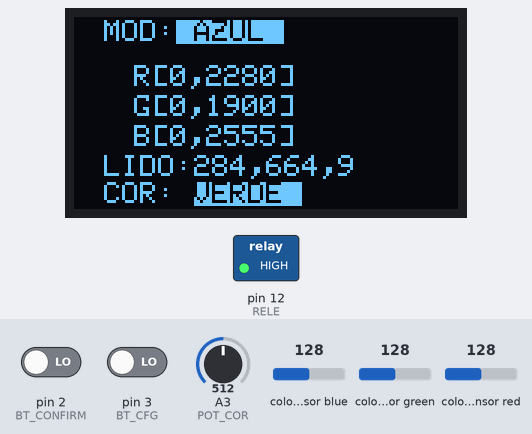
A program run on a simulated Arduino Uno, built with avr-gcc and run on an emulated ATmega328P. Parts: 128×64 one-colour display, switched loads named in the program (green lamp = pin HIGH). Wiring (inferred from the names in the program): TCS3200 colour sensor: output A1; S2 pin 9; S3 pin 10; S0 pin 7; S1 pin 8. The test bench sets the inputs (shaded band); at power-on: colour sensor blue 128, pin 3 (BT_CFG) LOW, A3 (POT_COR) = 512, pin 2 (BT_CONFIRM) LOW, colour sensor green 128, colour sensor red 128. EEPROM starts erased; pins used as bus, display or sensor lines are not drawn.

Above: at 1.3 s.
1.4 s: colour sensor blue set to 162
At 2.6 s:
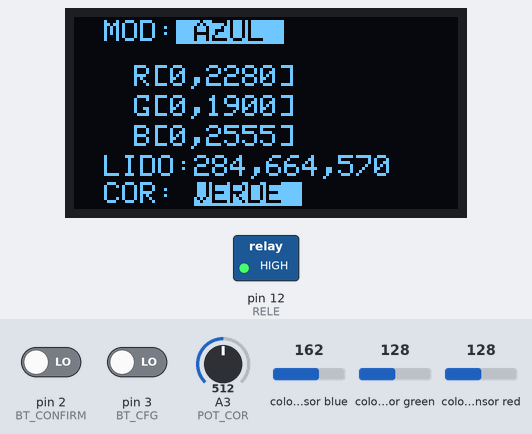
2.9 s: colour sensor blue set to 169
At 3.23 s:
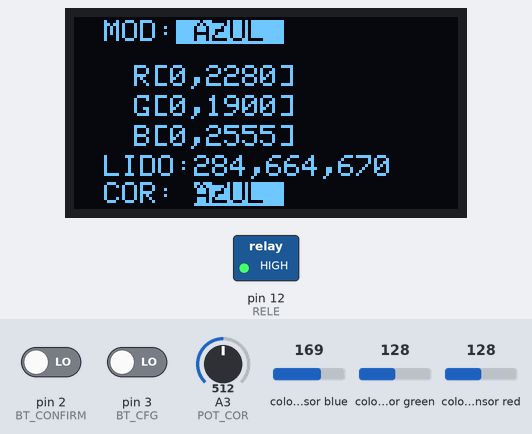
4.9 s: pin 3 (BT_CFG) driven HIGH
At 5.3 s:
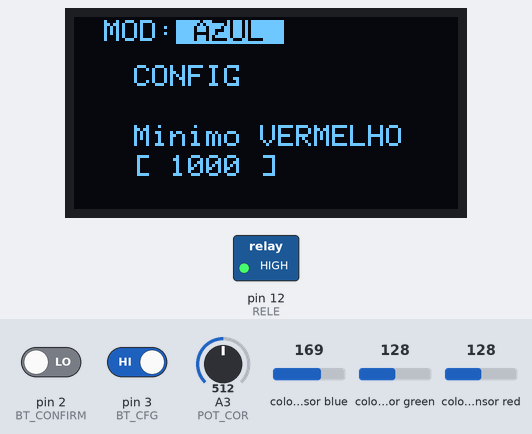
6.4 s: A3 (POT_COR) set to 490
At 7.2 s:
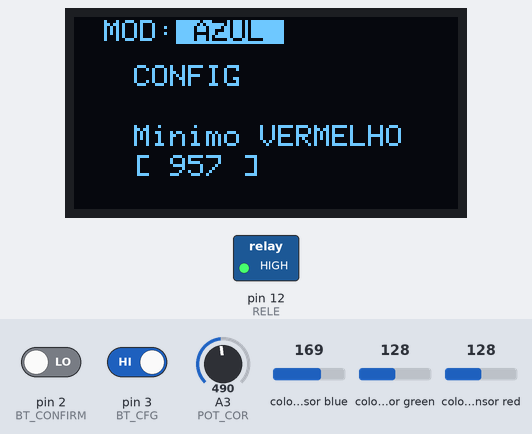
8.0 s: A3 (POT_COR) set to 510
At 9.0 s:
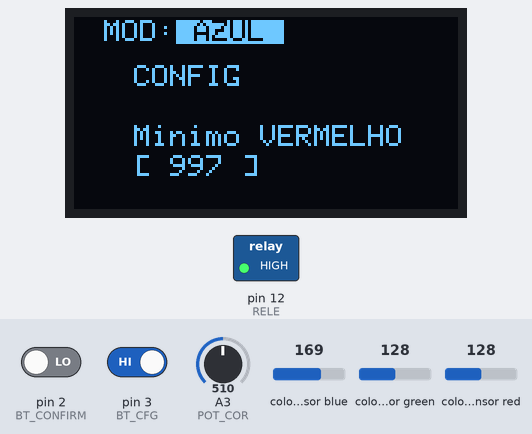
9.6 s: A3 (POT_COR) set to 306
At 10.8 s:
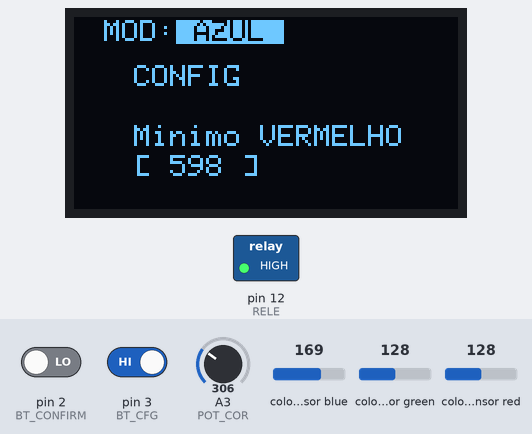
Timing chart, 0 to 12.2 s (numbered marks = the images above; inputs shaded):
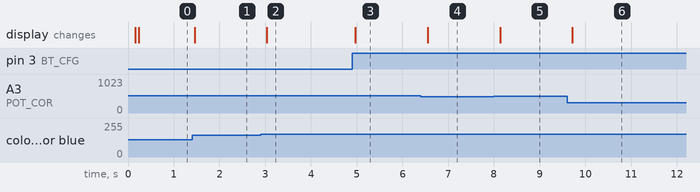

The program:

main.cpp
```cpp
/**
 * Projeto: Sensor de Cor Baseado em Sensor RGB e Arduino para Automação de Esteira Separadora de Tampinhas
 *
 * File: sensor_rgb.ino
 * Author: Charly Batista <charly@virtlabs.com.br>
 * Date: 2024-12-03
 * Version 0.1
 *
 * Descrição:
 * Este projeto implementa um sensor de cor utilizando um módulo RGB integrado a um Arduino, com o objetivo de automatizar uma
 * esteira separadora de tampinhas. Desenvolvido no contexto do curso de Mecatrônica Industrial no Unisenai/SC,
 * este sistema será integrado a CLPs para ampliar sua aplicação em ambientes industriais.
 *
 * O sistema é controlado por uma máquina de estados finitos, que gerencia os seguintes estados operacionais:
 * - **INICIALIZACAO**: Configuração e validação inicial do sensor.
 * - **LEITURA**: Captura e análise da cor das tampinhas.
 * - **CONFIGURACAO VM**: Ajuste para detecção da cor vermelha.
 * - **CONFIGURACAO VD**: Ajuste para detecção da cor verde.
 * - **CONFIGURACAO AZ**: Ajuste para detecção da cor azul.
 * - **RESET**: Retorno ao estado inicial ou reinicialização do sistema.
 *
 * Características principais:
 * - Integração entre sensores RGB e controladores CLP para aplicações industriais.
 * - Implementação modular baseada em máquina de estados finitos para maior controle e flexibilidade.
 * - Capacidade de configuração dinâmica das cores a serem detectadas.
 * - Projeto educativo com foco na automação e eficiência de processos industriais.
 *
 *
 * Este código é fornecido como material didático e está sujeito a modificações para melhorias ou personalizações de acordo com as necessidades do projeto.
 */

#include "esteira.h"
#include "GY31.h"

//
volatile uint8_t estado;

// Timers
unsigned long old_press;
unsigned long new_press;

// Variaveis referentes aos potenciometros
int pot_cor;

// SENSOR_INFO info;
SENSOR_CONFIG config;

COR_RGB cor;

void int_config();
void int_confirma();
void ler_pot();

void setup()
{
  // Serial.begin(115200); // Serial communication

  // Reseta a variavel de configuracao e le a configuracao da memoria
  memset(&config, 0, sizeof(SENSOR_INFO));
  CFG_initialize(&config);

  // Inicializa o sensor de cores GY-31
  GY31_initialize();

  // Configura e inicializa o display OLED SSD-1306
  SSD1306_initialize();

  /***** Configuracao dos restantes do Arduino *****/

  // Botoes
  pinMode(BT_CFG, INPUT);
  pinMode(BT_CONFIRM, INPUT);

  // Rele
  pinMode(RELE, OUTPUT);

  //
  pinMode(POT_COR, INPUT);

  /***** Setup e inicializacao da maquina de estados (ME) *****/
  estado = ST_INIT;

  // "Desliga" o RELE de interface com o CLP
  digitalWrite(RELE, HIGH);

  // Interrupcoes
  attachInterrupt(digitalPinToInterrupt(BT_CFG), int_config, RISING);
  attachInterrupt(digitalPinToInterrupt(BT_CONFIRM), int_confirma, RISING);

  old_press = 0;

  estado = ST_LEITURA;
}

COR_LEITURA cor_lida;
void loop()
{
  //
  switch (estado)
  {
  //
  case ST_CONFIG_R_MIN:
  case ST_CONFIG_R_BASE:
  case ST_CONFIG_G_MIN:
  case ST_CONFIG_G_BASE:
  case ST_CONFIG_B_MIN:
  case ST_CONFIG_B_BASE:
  case ST_CONFIG_TIME_UPD_DSP:
    ler_pot();
    break;
  case ST_LEITURA:
  default:
    estado = ST_LEITURA;
    GY31_getRGBDdata(&config, &cor);

    cor_lida = INDEFINIDA;
    GY31_corFromRGB(&cor, &cor_lida);

    // Dispara o rele
    if (cor_lida == SENSOR_TIPO)
    {
      // Checa se esta acima do valor minimo para as leituras
      switch (SENSOR_TIPO)
      {
      case VERMELHO:
      case AMARELO:
        if (cor.red < config.r_min)
          return;
        break;

      case VERDE:
        if (cor.green < config.g_min)
          return;
        break;

      case AZUL:
        if (cor.blue < config.b_min)
          return;
        break;
      }

      digitalWrite(RELE, LOW);
      delay(5);
      digitalWrite(RELE, HIGH);
    }

    SSD1306_tela_principal(&config, &cor);
    break;
  }
}

void int_config()
{
  new_press = millis();
  if ((new_press - old_press) < MIN_TIME_PRESS)
    return;

  old_press = new_press;
  estado++;

  delay(50);
}

void int_confirma()
{
  switch (estado)
  {
  case ST_CONFIG_R_MIN:
    config.r_min = map(pot_cor, 0, 1023, MAP_FROM, MAP_TO);
    break;
  case ST_CONFIG_R_BASE:
    config.r_base = map(pot_cor, 0, 1023, MAP_FROM, MAP_TO);
    break;
  case ST_CONFIG_G_MIN:
    config.g_min = map(pot_cor, 0, 1023, MAP_FROM, MAP_TO);
    break;
  case ST_CONFIG_G_BASE:
    config.g_base = map(pot_cor, 0, 1023, MAP_FROM, MAP_TO);
    break;
  case ST_CONFIG_B_MIN:
    config.b_min = map(pot_cor, 0, 1023, MAP_FROM, MAP_TO);
    break;
  case ST_CONFIG_B_BASE:
    config.b_base = map(pot_cor, 0, 1023, MAP_FROM, MAP_TO);
    break;
  case ST_CONFIG_TIME_UPD_DSP:
    config.time_upd_display = map(pot_cor, 0, 1023, MAP_FROM, MAP_TO);
    break;
  default:
    estado = ST_LEITURA;
  }

  CFG_gravar(&config);
}

void ler_pot()
{
  pot_cor = analogRead(POT_COR);
  uint32_t vlr = map(pot_cor, 0, 1023, MAP_FROM, MAP_TO);

  SSD1306_menu((ESTADOS)estado, vlr);
  delay(100);
}
```

GY31.h
```cpp
/**
 * Projeto: Sensor de Cor Baseado em Sensor RGB e Arduino para Automação de Esteira Separadora de Tampinhas
 *
 * File: GY31.h
 * Author: Charly Batista <charly@virtlabs.com.br>
 * Date: 2024-12-09
 * Version 0.1
 *
 * Sensor GY-31 (TCS-3200)
 */

#ifndef __EST_GY31__
#define __EST_GY31__

#include "config.h"

typedef enum
{
    PHD_VERMELHO,
    PHD_VERDE,
    PHD_AZUL,
    PHD_CLEAR
} GY31_FILTRO_COR;

typedef enum
{
    SCALE_0,
    SCALE_2,
    SCALE_20,
    SCALE_100
} GY31_READ_SCALE;

typedef struct
{
    uint32_t red;
    uint32_t green;
    uint32_t blue;
    uint32_t clear;
} COR_RGB;

#define SENSOR_TIPO AZUL

void GY31_initialize();
void GY31_setReadScale(GY31_READ_SCALE scale);
void GY31_setPhotoDiodeMode(GY31_FILTRO_COR diodo);
void GY31_getRGBDdata(const SENSOR_CONFIG *config, COR_RGB *data);
uint32_t GY31_getSensorData(uint32_t thold);
String GY31_decodeCor(COR_LEITURA cor);
String GY31_corFromRGB(const COR_RGB *rgb, COR_LEITURA *cor);

#endif  // __EST_GY31__
```

SSD1306.h
```cpp
/**
 * Projeto: Sensor de Cor Baseado em Sensor RGB e Arduino para Automação de Esteira Separadora de Tampinhas
 *
 * File: SSD1306.h
 * Author: Charly Batista <charly@virtlabs.com.br>
 * Date: 2024-12-09
 * Version 0.1
 *
 * Display OLED SSD-1306
 */

#ifndef __EST_SSD1306__
#define __EST_SSD1306__

#include "config.h"
#include "GY31.h"

void SSD1306_initialize();
void SSD1306_tela_principal(SENSOR_CONFIG *info, COR_RGB *cor);
void SSD1306_menu(ESTADOS estado, uint32_t valor);

#endif      // __EST_SSD1306__
```

esteira.h
```cpp
/**
 * Projeto: Sensor de Cor Baseado em Sensor RGB e Arduino para Automação de Esteira Separadora de Tampinhas
 *
 * File: esteira.h
 * Author: Charly Batista <charly@virtlabs.com.br>
 * Date: 2024-12-03
 * Version 0.1
 */

#ifndef __ESTEIRA_H__
#define __ESTEIRA_H__

#include "config.h"
#include "GY31.h"
#include "SSD1306.h"

typedef struct {
  uint16_t vm_min;
  uint16_t vm_max;
  uint16_t vd_min;
  uint16_t vd_max;
  uint16_t az_min;
  uint16_t az_max;

  uint16_t vm;
  uint16_t vd;
  uint16_t az;

} SENSOR_INFO;

//

#endif
```

GY31.cpp
```cpp
/**
 * Projeto: Sensor de Cor Baseado em Sensor RGB e Arduino para Automação de Esteira Separadora de Tampinhas
 *
 * File: GY31.cpp
 * Author: Charly Batista <charly@virtlabs.com.br>
 * Date: 2024-12-09
 * Version 0.1
 *
 * Sensor GY-31 (TCS-3200)
 * Datasheet: https://www.mouser.com/catalog/specsheets/tcs3200-e11.pdf
 *
 * OBS: Os sensores adquiridos correspondem ao GY-31, todavia nao foi possivel encontrar o datasheet do mesmo.
 *      Todos os datasheet encontrados eram dos sensores TCS-230 e TCS-3200.
 *      Os 3 hardwares aparentemente utilizam o mesmo sensor RGB, todavia a construcao eh diferente,
 *          o que ficou evidente com o hardware que estamos utilizando, o qual nao expoe o pino OE (output enable)
 *          mas expoe 2 pinos GND e 2 pinos VCC.
 *      Todos os PDF's de referencia encontrados, como o abaixo, dao uma breve descricao do sensor e dos pinos,
 *          mas sem o mesmo grau de detalhes do datasheet. Por hora vamos trabalhar como sendo os mesmos paramentros
 *          utilizados no TCS-3200.
 *      Ref: https://www.e-gizmo.net/oc/kits%20documents/GY31%20Color%20sensor/GY-31%20Color%20Module.pdf
 *
 *      Operating Voltage Range: 2.7 to 5.5 V DC
 *      Supply Current: 5V LED (approx. 25mA)
 *      Interfaces: Output Frequency
 *      Operating Temperatures: 40°~ 85°
 *      PCB Dimensions: 33.2mm×33.2mm×25mm
 *
 * Pinos:
 * GND: Ground
 * VCC: Supply voltage 2.7v - 5v
 * OUT: Output signal (frequency)
 * S0 : Output frequency scaling selection input
 * S1 : Output frequency scaling selection input
 * S2 : Photodiode type selection input
 * S3 : Photodiode type selection input
 * LED: LED control (1:on, 0:off)
 *
 * Frequency scaling:
 * S0   S1  | Output frequency scaling
 * L    L   | Power down
 * L    H   |   2%
 * H    L   |  20%
 * H    H   | 100%
 *
 * Photodiode sellection:
 * S2   S3  | Photodiode type
 * L    L   | Red
 * L    H   | Blue
 * H    L   | Clear (No filter)
 * H    H   | Green
 *
 */

#include "GY31.h"

void GY31_initialize()
{
    // Configura os pinos
    pinMode(GY31_S0, OUTPUT);
    pinMode(GY31_S1, OUTPUT);
    pinMode(GY31_S2, OUTPUT);
    pinMode(GY31_S3, OUTPUT);
    pinMode(GY31_OUT, INPUT);

    // Seta a escala de leitura para 100% como padrao
    GY31_setReadScale(SCALE_100);
}

void GY31_setReadScale(GY31_READ_SCALE scale)
{
    switch (scale)
    {
    case SCALE_0:
        digitalWrite(GY31_S0, LOW);
        digitalWrite(GY31_S1, LOW);
        break;
    case SCALE_2:
        digitalWrite(GY31_S0, LOW);
        digitalWrite(GY31_S1, HIGH);
        break;
    case SCALE_20:
        digitalWrite(GY31_S0, HIGH);
        digitalWrite(GY31_S1, LOW);
        break;
    case SCALE_100:
        digitalWrite(GY31_S0, HIGH);
        digitalWrite(GY31_S1, HIGH);
        break;
    }
}

void GY31_setPhotoDiodeMode(GY31_FILTRO_COR diodo)
{
    switch (diodo)
    {
    case PHD_VERMELHO:
        digitalWrite(GY31_S2, LOW);
        digitalWrite(GY31_S3, LOW);
        break;

    case PHD_AZUL:
        digitalWrite(GY31_S2, LOW);
        digitalWrite(GY31_S3, HIGH);
        break;

    case PHD_CLEAR:
        digitalWrite(GY31_S2, HIGH);
        digitalWrite(GY31_S3, LOW);
        break;

    case PHD_VERDE:
        digitalWrite(GY31_S2, HIGH);
        digitalWrite(GY31_S3, HIGH);
        break;
    }
}

void GY31_getRGBDdata(const SENSOR_CONFIG *config, COR_RGB *data)
{
    uint32_t tmp_data;

    GY31_setPhotoDiodeMode(PHD_VERMELHO);
    tmp_data = GY31_getSensorData(config->r_base);
    data->red = tmp_data;

    GY31_setPhotoDiodeMode(PHD_AZUL);
    tmp_data = GY31_getSensorData(config->b_base);
    data->blue = tmp_data;

    // setPhotoDiodeMode(PHD_CLEAR);
    // tmp_data = (uint32_t) getSensorData();
    // data->clear = tmp_data;

    GY31_setPhotoDiodeMode(PHD_VERDE);
    tmp_data = GY31_getSensorData(config->g_base);
    data->green = tmp_data;
}

uint32_t GY31_getSensorData(uint32_t thold)
{
    uint8_t ctt;
    uint64_t pulse_low;
    uint32_t freq_map;
    float frequency = 0;

    pulse_low = 0;
    frequency = 0;

    for (ctt = 0; ctt < 50; ctt++)
    {
        pulse_low = pulseIn(GY31_OUT, LOW);
        frequency += (100000 / pulse_low);
        // frequency += pulse_low;
    }
    freq_map = (uint32_t)(frequency / ctt);

    if ((freq_map - thold) > 2147483639)
        return 0;

    return (freq_map  - thold);
}

String GY31_decodeCor(COR_LEITURA cor)
{
    switch (cor)
    {
    case VERMELHO:
        return "VERMELHO";
        break;
    case VERDE:
        return ("VERDE");
        break;
    case AZUL:
        return ("AZUL");
        break;
    case AMARELO:
        return ("AMARELO");
        break;
    default:
        return ("INDEFINIDA");
    }
}

String GY31_corFromRGB(const COR_RGB *rgb, COR_LEITURA *cor)
{

    COR_LEITURA tmp;

    // Quando o vermelho eh a cor predominante pode ser tanto vermelho quanto amarelo
    if ((rgb->red > rgb->green) && (rgb->red > rgb->blue))
    {
        float perc1 = ((float)rgb->green) / ((float)rgb->red);
        float perc2 = ((float)rgb->blue) / ((float)rgb->red);

        // Verificfamos se as outras cores estao presentes em ao menos 40% de proporcionalidade:
        if ((perc1 >= RGB_AMARELO_PROP) && (perc2 >= RGB_AMARELO_PROP))
            tmp = AMARELO;
        else
            tmp = VERMELHO;
    }
    else if ((rgb->green > rgb->red) && (rgb->green > rgb->blue))
    {
        tmp = VERDE;
    }
    else if ((rgb->blue > rgb->green) && (rgb->blue > rgb->red))
    {
        tmp = AZUL;
    }
    else
    {
        tmp = INDEFINIDA;
    }

    if (cor != NULL)
        *cor = tmp;

    return GY31_decodeCor(tmp);
}
```

SSD1306.cpp
```cpp
/**
 * Projeto: Sensor de Cor Baseado em Sensor RGB e Arduino para Automação de Esteira Separadora de Tampinhas
 *
 * File: esteira.cpp
 * Author: Charly Batista <charly@virtlabs.com.br>
 * Date: 2024-12-03
 * Version 0.1
 */

// Adafruit SSD1306

#include <Adafruit_GFX.h>
#include <Adafruit_SSD1306.h>
#include "SSD1306.h"
#include "GY31.h"

//
extern volatile ESTADOS estado;

//
#define SCREEN_WIDTH 128 // OLED display width, in pixels
#define SCREEN_HEIGHT 64 // OLED display height, in pixels
#define OLED_RESET -1    // Reset pin # (or -1 if sharing Arduino reset pin)

Adafruit_SSD1306 display(SCREEN_WIDTH, SCREEN_HEIGHT, &Wire, OLED_RESET);

void SSD1306_initialize()
{
  Wire.begin();
  display.begin(SSD1306_SWITCHCAPVCC, 0x3C);
  display.setTextSize(1);
  display.clearDisplay();
  display.display();
}

void SSD1306_tela_topo()
{
  display.clearDisplay();
  display.setTextColor(WHITE, BLACK);
  display.setCursor(10, 1.5);
  display.print("MOD:");
  display.setTextColor(BLACK, WHITE);
  display.print(" ");
  display.print(GY31_decodeCor(SENSOR_TIPO));
  display.print(" ");
}

void SSD1306_tela_principal(SENSOR_CONFIG *info, COR_RGB *cor)
{

  SSD1306_tela_topo();
  display.setTextColor(WHITE);
  display.setCursor(20, 16);

  // Range cor Vermelho
  display.print("R[");
  display.print(info->r_min);
  display.print(",");
  display.print(info->r_base);
  display.print("]");

  // Range cor Verde
  display.setCursor(20, 26);
  display.print("G[");
  display.print(info->g_min);
  display.print(",");
  display.print(info->g_base);
  display.print("]");

  // Range cor Azul
  display.setCursor(20, 36);
  display.print("B[");
  display.print(info->b_min);
  display.print(",");
  display.print(info->b_base);
  display.print("]");

  // Valores lidos
  display.setCursor(10, 46);
  display.print("LIDO:");
  display.print(cor->red);
  display.print(",");
  display.print(cor->green);
  display.print(",");
  display.print(cor->blue);

  display.setCursor(10, 55);
  display.print("COR: ");
  display.setTextColor(BLACK, WHITE);
  display.print(GY31_corFromRGB(cor, NULL));
  display.print(" ");

  display.display();
}

void SSD1306_menu_case(ESTADOS estado)
{
  switch (estado)
  {
  case ST_CONFIG_R_MIN:
    display.print("Minimo VERMELHO");
    break;
  case ST_CONFIG_R_BASE:
    display.print("Desconto VERMELHO");
    break;
  case ST_CONFIG_G_MIN:
    display.print("Minimo VERDE");
    break;
  case ST_CONFIG_G_BASE:
    display.print("Desconto VERDE");
    break;
  case ST_CONFIG_B_MIN:
    display.print("Minimo AZUL");
    break;
  case ST_CONFIG_B_BASE:
    display.print("Desconto AZUL");
    break;
  case ST_CONFIG_TIME_UPD_DSP:
    display.print("Delay display");
    break;

  default:
    break;
  }
}

void SSD1306_menu(ESTADOS estado, uint32_t valor)
{
  SSD1306_tela_topo();

  display.setTextColor(WHITE);
  // Range cor vermelho
  display.setCursor(20, 16);
  display.print("CONFIG");

  display.setCursor(20, 36);
  SSD1306_menu_case(estado);

  display.setCursor(20, 46);
  display.print("[ ");
  display.print(valor);
  display.print(" ]");

  display.display();
}
```

config.h
```cpp
/**
 * Projeto: Sensor de Cor Baseado em Sensor RGB e Arduino para Automação de Esteira Separadora de Tampinhas
 *
 * File: config.h
 * Author: Charly Batista <charly@virtlabs.com.br>
 * Date: 2024-12-09
 * Version 0.1
 *
 * Sensor GY-31 (TCS-3200)
 */

#ifndef __EST_CONFIG__
#define __EST_CONFIG__

#include <Arduino.h>

// Pinos do TCS230
#define GY31_S0 7
#define GY31_S1 8
#define GY31_S2 9
#define GY31_S3 10
#define GY31_OUT A1

// Pinos do RELE
#define RELE 12

// Potenciometros
#define POT_COR A3

#define BT_CFG 3
#define BT_CONFIRM 2

#define MAP_FROM 0
#define MAP_TO 2000

// Monitor
#define M_SDA A4
#define M_SCL A5

//
#define MIN_TIME_PRESS 500
#define CFG_FINGER 0x05E4A1
#define CFG_RESET 0

#define DEFAULT_R_MIN  10
#define DEFAULT_G_MIN  10
#define DEFAULT_B_MIN  10
#define DEFAULT_R_BASE 2280
#define DEFAULT_G_BASE 1900
#define DEFAULT_B_BASE 2555
#define DEFAULT_TIME_UPD_DSP 500
#define RGB_AMARELO_PROP 0.52

typedef enum
{
    AMARELO,
    AZUL,
    VERDE,
    VERMELHO,
    INDEFINIDA
} COR_LEITURA;

typedef enum {
  ST_INIT,
  ST_LEITURA,
  ST_CONFIG_R_MIN,
  ST_CONFIG_R_BASE,
  ST_CONFIG_G_MIN,
  ST_CONFIG_G_BASE,
  ST_CONFIG_B_MIN,
  ST_CONFIG_B_BASE,
  ST_CONFIG_TIME_UPD_DSP,
} ESTADOS;

typedef struct
{
    // Valores minimos pra considerar que um objeto passou pelo sensor
    // Dependem do sensor e da iluminacao do ambiente
    uint32_t r_min;
    uint32_t g_min;
    uint32_t b_min;

    // Valores para serem deduzidos quando for fazer os calculos de cores
    // Dependem do sensor e da iluminacao do ambiente
    uint32_t r_base;
    uint32_t g_base;
    uint32_t b_base;

    // Finger print pra identificar se a configuracao ja foi inicializada
    uint32_t finger;

    //
    uint16_t time_upd_display;
    COR_LEITURA cor;
} SENSOR_CONFIG;

void CFG_initialize(SENSOR_CONFIG *config);
void CFG_gravar(SENSOR_CONFIG *config);
void CFG_ler(SENSOR_CONFIG *config);

#endif  // __EST_CONFIG__
```

Source omitted: config.cpp (1966 bytes)

Measured:
- the behaviour switches between 166 and 167 on colour sensor blue (found by bisection; images 1 and 2)
- after the input at 1.4 s, the display: changes after 0.06 s (image 1)
- after the input at 2.9 s, the display: changes after 0.14 s (image 2)
- after the input at 4.9 s, the display: changes after 0.07 s (image 3)
- after the input at 6.4 s, the display: changes after 0.15 s (image 4)
- after the input at 8.0 s, the display: changes after 0.13 s (image 5)
- after the input at 9.6 s, the display: changes after 0.12 s (image 6)
